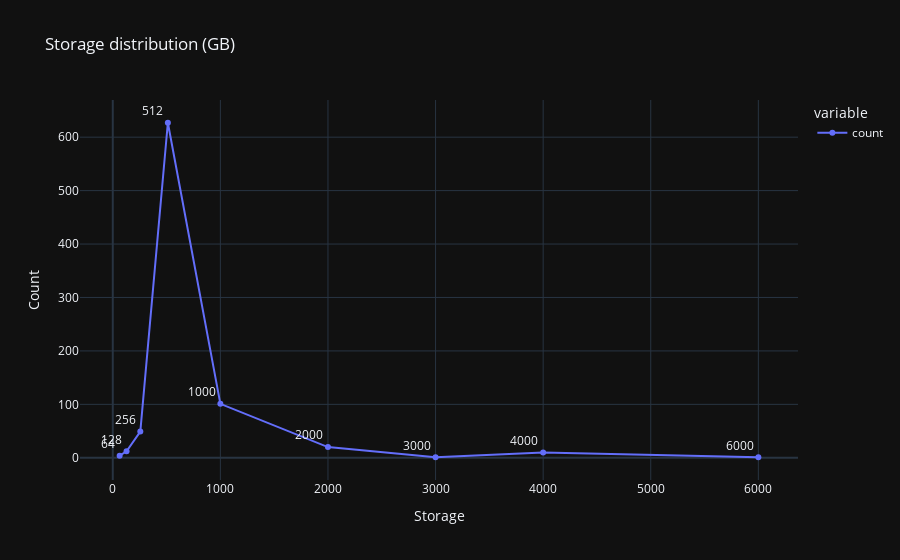

Notebook cell for this chart:
### Code cell
#STORAGE
data_storage = data['Storage'].value_counts().sort_index(ascending=True)
fig=px.line(data_storage,
             labels={'value':'Count'},
             template='plotly_dark',
             markers=True,
             title='Storage distribution (GB)',
             text=data_storage.index
            )
fig.update_traces(textposition="top left")
fig.update_layout(uniformtext_minsize=20)
fig.show()

### Figure 1 — Plotly figure (JSON) as saved in the notebook; plotly's stock layout.template omitted (floating-point values rounded to 4 significant figures)
{"data": [{"hovertemplate": "variable=count<br>Storage=%{text}<br>Count=%{y}<extra></extra>", "legendgroup": "count", "line": {"color": "#636efa", "dash": "solid"}, "marker": {"symbol": "circle"}, "mode": "text+lines+markers", "name": "count", "orientation": "v", "showlegend": true, "text": [64, 128, 256, 512, 1000, 2000, 3000, 4000, 6000], "textposition": "top left", "type": "scatter", "x": [64, 128, 256, 512, 1000, 2000, 3000, 4000, 6000], "xaxis": "x", "y": [4, 12, 49, 627, 101, 20, 1, 10, 1], "yaxis": "y"}], "layout": {"legend": {"title": {"text": "variable"}, "tracegroupgap": 0}, "title": {"text": "Storage distribution (GB)"}, "uniformtext": {"minsize": 20}, "xaxis": {"anchor": "y", "domain": [0, 1], "title": {"text": "Storage"}}, "yaxis": {"anchor": "x", "domain": [0, 1], "title": {"text": "Count"}}}}
